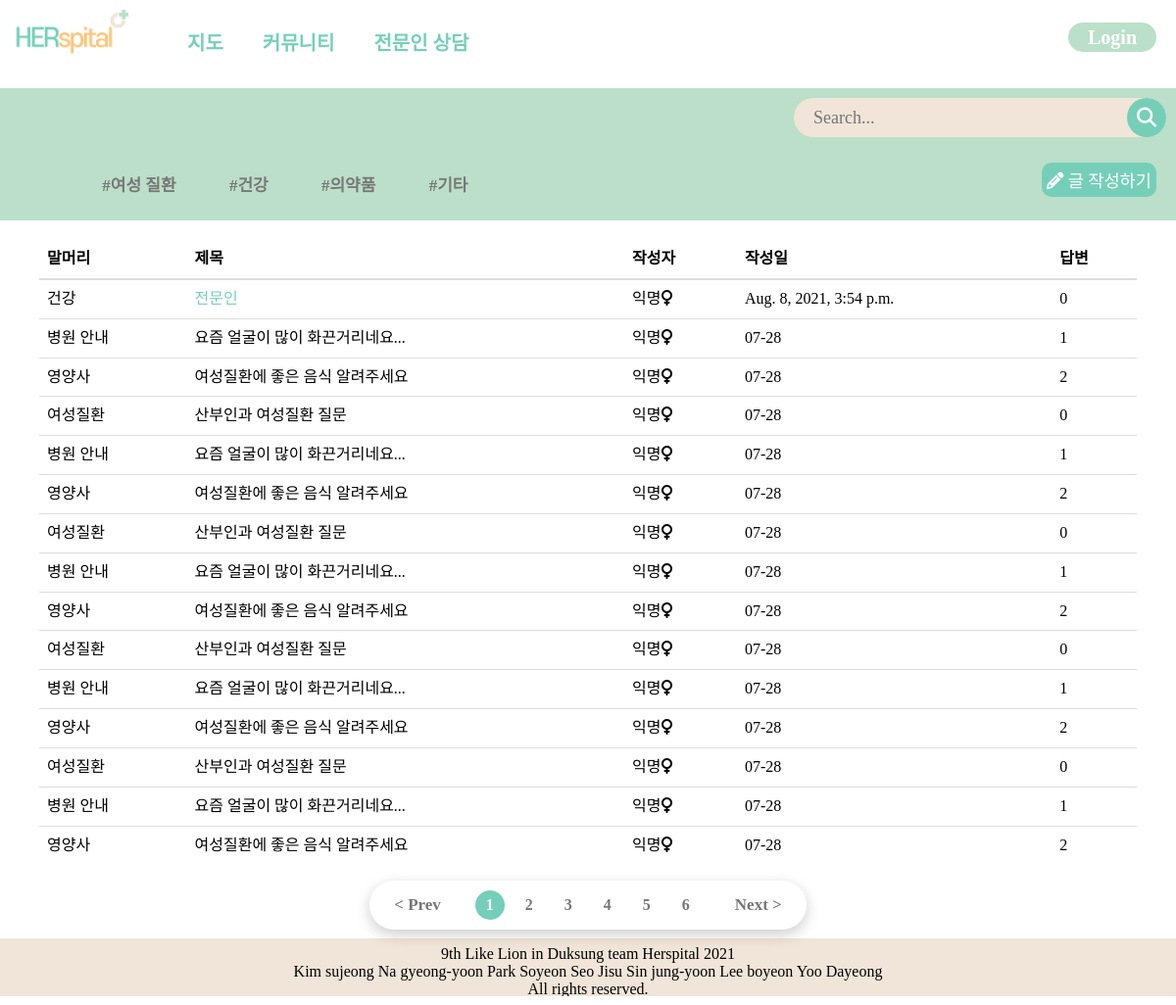
The app's page /community/expertList/?tag=true&ageTag=건강, older data.
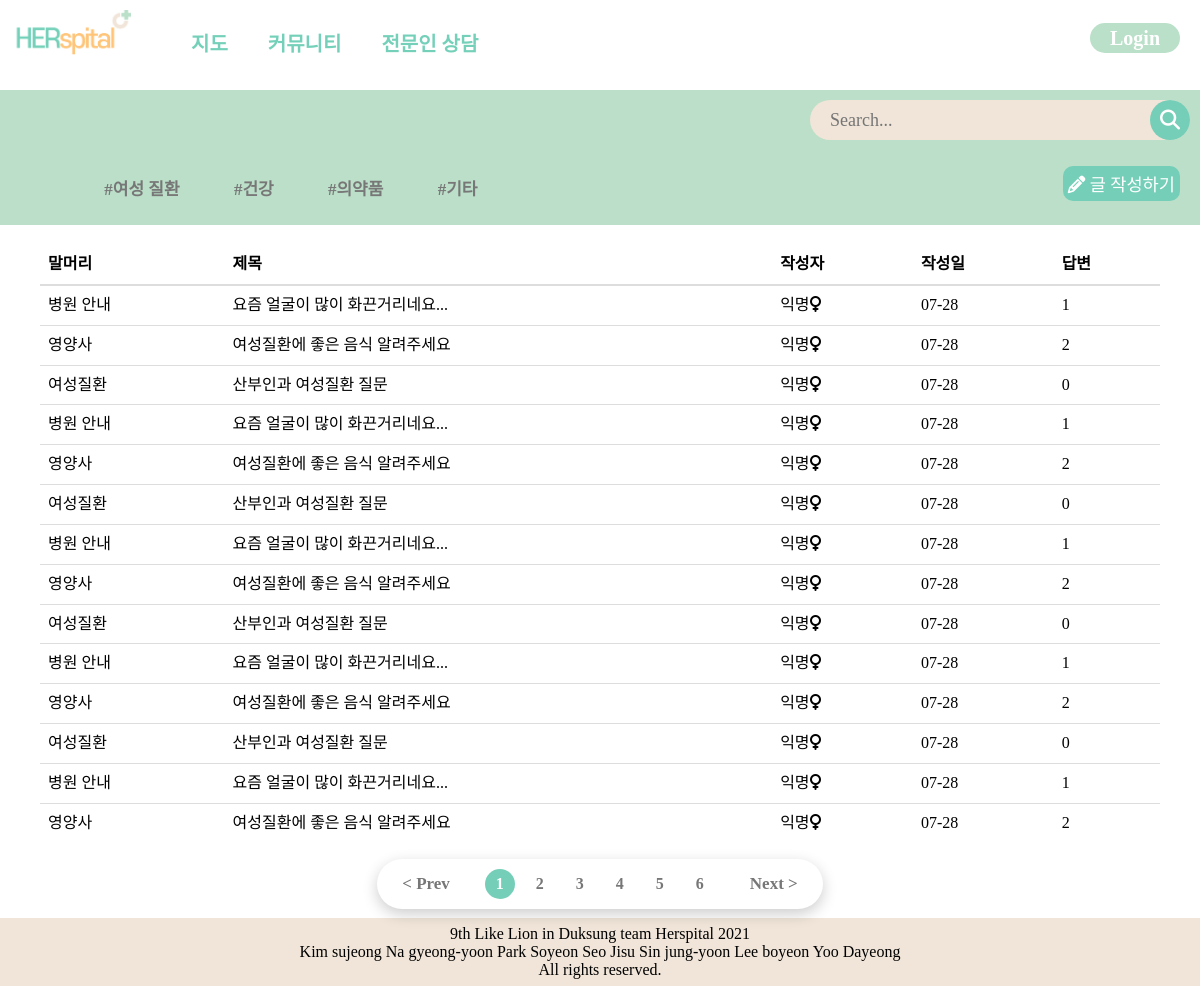
The same page, newer data.
### community/models.py (models this page shows, shortened)
class Expert(models.Model):
    title = models.CharField(max_length=200)
    publicSetting = models.BooleanField()
    password_Post = models.IntegerField(blank=True, null=True)
    age_tag = models.CharField(max_length=100)
    image = models.ImageField(upload_to = "community/", blank=True, null=True)
    body = models.TextField()
    pub_date = models.DateTimeField()

### community/views.py (the view)
# urls.py: path("expertList/", community_views.expertList, name="expertList"),
def expertList(request):
    experts = Expert.objects.all().order_by('-pub_date')
    tag = request.GET.get('tag')
    if tag == 'true':
        agetag = request.GET.get('ageTag')
        experts = Expert.objects.filter(age_tag = agetag).order_by('-pub_date')
        return render(request,'community/expertList.html', {'experts':experts})
    return render(request, "community/expertList.html", {'experts':experts})

### templates/community/expertList.html (shortened to what this page needs)
{% load static %}
<DOCTYPE html>
<html lang="ko">
<head>
    <link rel="stylesheet" href="{% static 'css/expertList.css' %}">
</head>
<body>
{% block navbar %}
    {% include "partials/base.html" %}
{% endblock%}
{% block content %}
    <section>
        <div class="topContent">
            <div class="search">
            <div class="search_wrap">
                <div class="search_box">
                    <div class="btn btn_common">
                        <i class="fas fa-search"></i>
                    </div>
                    <input type="text" class="input" placeholder="Search...">
                </div>
            </div>
            </div>
            <div class="secondTab">
                <div class="preface_wrap">
                    <ul class="preface">
                        <li><a href="?tag=true&ageTag=여성 질환">#여성 질환</a></li>
                        <li><a href="?tag=true&ageTag=건강">#건강</a></li>
                        <li><a href="?tag=true&ageTag=의약품">#의약품</a></li>
                        <li><a href="?tag=true&ageTag=기타">#기타</a></li>
                    </ul>
                </div>
                <div class="newPostBtn_wrap">
                    <button class="newPostBtn"><i class="fas fa-pencil-alt"></i><a href="{% url 'community:consulting' %}" style="color: white;"> 글 작성하기</a></button>
                </div>
            </div>
        </div>
        <div class="bottomContent">
            <table class="table">
                <thead>
                    <tr>
                        <th>말머리</th>
                        <th>제목</th>
                        <th>작성자</th>
                        <th>작성일</th>
                        <th>답변</th>
                    </tr>
                </thead>
                <tbody>
                {% for expert in experts %}
                    <tr>
                        <td id="tag">{{expert.age_tag}}</td>
                        <td id="title"><a href="{% url 'community:expert_detail' expert.id %}">{{expert.title}}</a></td>
                        <td id="writer">익명<i class="fas fa-venus"></i></td>
                        <td id="date">{{expert.pub_date}}</td>
                        <td id="commentNum">0</td>
                    </tr>
                {% endfor %}
                    <tr>
                        <td id="tag">병원 안내</td>
                        <td id="title">요즘 얼굴이 많이 화끈거리네요...</td>
                        <td id="writer">익명<i class="fas fa-venus"></i></td>
                        <td id="date">07-28</td>
                        <td id="commentNum">1</td>
                    </tr>
                    <tr>
                        <td id="tag">영양사</td>
                        <td id="title">여성질환에 좋은 음식 알려주세요</td>
                        <td id="writer">익명<i class="fas fa-venus"></i></td>
                        <td id="date">07-28</td>
                        <td id="commentNum">2</td>
                    </tr>
                    <tr>
                        <td id="tag">여성질환</td>
                        <td id="title">산부인과 여성질환 질문</td>
                        <td id="writer">익명<i class="fas fa-venus"></i></td>
                        <td id="date">07-28</td>
                        <td id="commentNum">0</td>
                    </tr>
                    <tr>
                        <td id="tag">병원 안내</td>
                        <td id="title">요즘 얼굴이 많이 화끈거리네요...</td>
                        <td id="writer">익명<i class="fas fa-venus"></i></td>
                        <td id="date">07-28</td>
                        <td id="commentNum">1</td>
                    </tr>
                    <tr>
                        <td id="tag">영양사</td>
                        <td id="title">여성질환에 좋은 음식 알려주세요</td>
                        <td id="writer">익명<i class="fas fa-venus"></i></td>
                        <td id="date">07-28</td>
                        <td id="commentNum">2</td>
                    </tr>
                    <tr>
                        <td id="tag">여성질환</td>
                        <td id="title">산부인과 여성질환 질문</td>
                        <td id="writer">익명<i class="fas fa-venus"></i></td>
                        <td id="date">07-28</td>
                        <td id="commentNum">0</td>
                    </tr>
                    <tr>
                        <td id="tag">병원 안내</td>
                        <td id="title">요즘 얼굴이 많이 화끈거리네요...</td>
                        <td id="writer">익명<i class="fas fa-venus"></i></td>
                        <td id="date">07-28</td>
                        <td id="commentNum">1</td>
                    </tr>
                    <tr>
                        <td id="tag">영양사</td>
                        <td id="title">여성질환에 좋은 음식 알려주세요</td>
                        <td id="writer">익명<i class="fas fa-venus"></i></td>
                        <td id="date">07-28</td>
                        <td id="commentNum">2</td>
                    </tr>
                    <tr>
                        <td id="tag">여성질환</td>
                        <td id="title">산부인과 여성질환 질문</td>
                        <td id="writer">익명<i class="fas fa-venus"></i></td>
                        <td id="date">07-28</td>
                        <td id="commentNum">0</td>
                    </tr>
                    <tr>
                        <td id="tag">병원 안내</td>
                        <td id="title">요즘 얼굴이 많이 화끈거리네요...</td>
                        <td id="writer">익명<i class="fas fa-venus"></i></td>
                        <td id="date">07-28</td>
                        <td id="commentNum">1</td>
                    </tr>
                    <tr>
                        <td id="tag">영양사</td>
                        <td id="title">여성질환에 좋은 음식 알려주세요</td>
                        <td id="writer">익명<i class="fas fa-venus"></i></td>
                        <td id="date">07-28</td>
                        <td id="commentNum">2</td>
                    </tr>
                    <tr>
                        <td id="tag">여성질환</td>
                        <td id="title">산부인과 여성질환 질문</td>
                        <td id="writer">익명<i class="fas fa-venus"></i></td>
                        <td id="date">07-28</td>
                        <td id="commentNum">0</td>
                    </tr>
                    <tr>
                        <td id="tag">병원 안내</td>
                        <td id="title">요즘 얼굴이 많이 화끈거리네요...</td>
                        <td id="writer">익명<i class="fas fa-venus"></i></td>
                        <td id="date">07-28</td>
                        <td id="commentNum">1</td>
                    </tr>
                    <tr>
                        <td id="tag">영양사</td>
                        <td id="title">여성질환에 좋은 음식 알려주세요</td>
                        <td id="writer">익명<i class="fas fa-venus"></i></td>
                        <td id="date">07-28</td>
                        <td id="commentNum">2</td>
                    </tr>
                </tbody>
            </table>
            <div class="pageNum_wrap">
                <ul class="pageul">
                    <li><a href="#" class="prev">< Prev</a></li>
                    <li class="pageNumber active"><a href="#">1</a></li>
                    <li class="pageNumber"><a href="#">2</a></li>
                    <li class="pageNumber"><a href="#">3</a></li>
                    <li class="pageNumber"><a href="#">4</a></li>
                    <li class="pageNumber"><a href="#">5</a></li>
                    <li class="pageNumber"><a href="#">6</a></li>
                    <li><a href="#" class="next">Next ></a></li>
                </ul>
            </div>
        </div>
    </section>
{% endblock %}
</body>
</html>
{% block footer %}
    {% include "partials/footer.html" %}
{% endblock %}

### templates/partials/base.html (shortened to what this page needs)
{% load static %}
<!DOCTYPE html>
<html lang="en">
<head>
    <link rel="stylesheet" href="{% static 'css/base.css' %}">
</head>
<body>
    <nav class="navbar navbar-default navbar-fixed-top">
        <div>
            <a class="navbar__logo" href="{% url 'mainpage' %}"><img src="{% static 'img/logo.png' %}"></a>
        </div>
        <ul class="navbar__menu">
            <li><a href="{% url 'core:mainpage' %}" class="navitem">지도</a></li>
            <li><a href="{% url 'community:communityList' %}" class="navitem">커뮤니티</a></li>
            <li><a href="{% url 'community:expertList' %}" class="navitem">전문인 상담</a></li>
        </ul>
        {% if not user.is_authenticated %}
        <div class="navbar__login">
            <a href="{% url 'account:login' %}"><button id="login">Login</button></a>
        </div>
        {% endif %}
    </nav>
</body>
</html>

### templates/partials/footer.html
{% load static %}
{% block css %}
    <link rel="stylesheet" href="{% static 'css/footer.css' %}" />
{% endblock %}
<footer>
    9th Like Lion in Duksung team Herspital 2021<br>
    Kim sujeong Na gyeong-yoon Park Soyeon Seo Jisu Sin jung-yoon Lee boyeon Yoo Dayeong<br>
    All rights reserved.
</footer>

### static/css/expertList.css (style rules this page uses)
body { width:100%; padding:0; margin:0; }
.input { border:0; outline:none; color:#8b7d77; background:#F0E5D8; }
.search { display:flex; width:100%; justify-content: flex-end; }
.search_wrap { width: 400px; display:flex; }
.search_wrap .search_box { position: relative; width:100%; height:40px; margin:10px; }
.search_wrap .search_box .input { position:absolute; top:0; left:0; width:100%; height:100%; padding: 10px 20px; border-radius: 3px; font-size:18px; padding-right: 80px; border-radius:50px; }
.search_wrap .search_box .btn { position: absolute; top:0; width: 40px; height: 100%; background: #75CFB8; z-index:1; cursor:pointer; right:0; border-top-right-radius: 3px; border-bottom-right-radius: 3px; border-radius:50%; }
.search_wrap .search_box .btn.btn_common .fas { position: absolute; top:50%; left:50%; transform: translate(-50%, -50%); color:#fff; font-size:20px; }
.secondTab { display: flex; }
.topContent { width:100%; margin-top:20px; background:#bbdfc8; }
.preface_wrap { display:inline-block; padding:10px; font-size:15px; font-weight: bold; flex-grow: 1; }
.preface { display:flex !important; flex-direction: row; width:100%; }
.preface li { display:block; margin-left:5.20833333333333%; background:none; }
.preface li a { width:auto; padding:0; text-indent:0; text-decoration: none; font-weight: bold; font-size:17px; color:#777; }
.newPostBtn { background:#75CFB8; color:#fff; border-color:lemonchiffon; font-family:'Poppins',sans-serif; margin:1rem 0; font-size:1.1rem; border-radius:10px; padding:5px; display:inline-block; outline:none; border:none; cursor:pointer; background-size:200%; background-image:#32be8f; text-transform:uppercase; }
.newPostBtn_wrap { display:inline-block; flex-grow: 0; margin-right:20px; }
.bottomContent { width:100%; max-width:1120px; margin:auto; margin-top:20px; }
.table { width:100%; max-width: 100%; margin-bottom:20px; background-color:transparent; border-spacing:0; border-collapse: collapse; margin:0; padding:0; }
.table>thead { text-align: left; }
.table>thead>tr>th { vertical-align: bottom; border-bottom:2px solid #ddd; }
.table>caption+thead>tr:first-child>td, .table>caption+thead>tr:first-child>th, .table>colgroup+thead>tr:first-child>td, .table>colgroup+thead>tr:first-child>th, .table>thead:first-child>tr:first-child>td, .table>thead:first-child>tr:first-child>th { border-top: 0; }
.table>tbody>tr>td, .table>tbody>tr>th, .table>tfoot>tr>td, .table>tfoot>tr>th, .table>thead>tr>td, .table>thead>tr>th { padding: 8px; line-height: 1.42857143; }
.table>tbody>tr>td, .table>tbody>tr>th, .table>tfoot>tr>td, .table>tfoot>tr>th, .table>thead>tr>td, .table>thead>tr>th { padding: 8px; line-height: 1.42857143; vertical-align: top; border-top: 1px solid #ddd; }
.pageNum_wrap { display:flex; justify-content: center; }
.pageul { position: relative; background:#fff; display:flex; padding: 10px 20px; border-radius: 50px; box-shadow: 0 5px 15px rgba(0,0,0,.2); }
.pageul li { list-style: none; line-height: 30px; margin:0 5px; }
.pageul li.pageNumber { width:30px; height:30px; line-height:30px; text-align: center; }
.pageul li a { display: block; text-decoration: none; color:#777; font-weight: 600; border-radius: 50%; }
.pageul li.pageNumber:hover a, .pageul li.pageNumber.active a { background:#75CFB8; color:#fff; }
.pageul li:first-child { margin-right:30px; font-weight: 700; font-size:17px; }
.pageul li:last-child { margin-left:30px; font-weight: 700; font-size:17px; }

### static/css/base.css (style rules this page uses)
* { font-family: 'Cafe24SsurroundAir'; }
body { padding-top: 70px; }
.navbar { display: flex; position: fixed; width: 100%; top: 0; background-color: #ffffff; z-index: 999; }
.navbar__logo img { width: 121px; height: 56px; justify-content: left; margin: 10px 0 0 10px; }
.navbar__menu { display: flex; list-style: none; }
.navbar__menu li { padding: 12px 20px 0 20px; font-size: 20px; font-weight: bold; text-align: center; }
a { text-decoration: none; color: #74D0B9; }
.navbar__menu li a:after { display:block; content: ''; border-bottom: solid 3px #F1E5D9; transform: scaleX(0); transition: transform 250ms ease-in-out; }
.navbar__login { margin-left: auto; }
#login { background-color: #BAE0C9; color: #ffffff; border-style: none; border-radius: 30px; font-weight: bold; font-size: 20px; width: 90px; height: 30px; margin: 23px 20px 0 0; }

### static/css/footer.css (style rules this page uses)
footer { position:static; bottom:0px; width:100%; left: 0; background-color: #F0E5D8; color: black; text-align: center; padding: 7px; margin: -7px; }

Row changes from the older to the newer data that the page shows:
removed Expert: age_tag "건강", title "전문인", pub_date "Aug. 8, 2021, 3:54 p.m."
